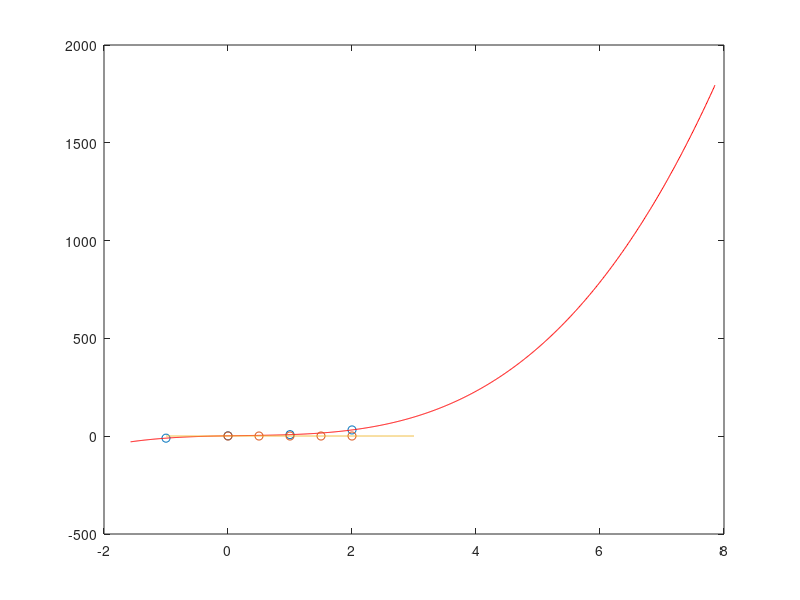

The MATLAB script that drew this image: (Note: this script raises an error after producing the figure.)
%% Ex1
clear;clc;

x = [-1, 0, 1, 2];
y = [-10, 2, 8, 32];

% a) poly fit
c = polyfit(x, y, 3)

% b) à faire sur papier

%% c) spline en x=1/2 ou xx
clear;clc;

x = [-1, 0, 1, 2];
y = [-10, 2, 8, 32];

xx = linspace(-pi/2, 5*pi/2, 1000);

c = spline(x, y, xx);
% c = spline(x, y, 1/2); en x=1/2

plot(x, y, 'o')
hold on
plot(xx, c, 'r')

%% Ex2
clear;clc;close all;

t_an = 0:0.5:2;
gamma = [1, 0.994, 0.990, 0.985, 0.979];

% a) Régression log-lin
% ln(gamma) = y = ln(a) - b*t = -b*t + c
% où c = ln(a) <=> a = exp(c)

y = log(gamma)
coeff = polyfit(t_an, y, 1)
b = -coeff(1);
c = coeff(2);
a = exp(c)

p = @(t) a*exp(-b*t)
tt = linspace(-1, 3, 1e3);
plot(t_an, gamma, 'o', tt, p(tt), '-');

% b) exp(-b*t) = 0.5 => -b*t = ln(0.5) => t = -ln(0.5)/b
temps_demievie = -log(0.5)/b
p(temps_demievie)

%% Ex3
clear;clc;close all;

% a) Réduction d'ordre
% y1 = y
% y2 = y1' = y'
% y3 = y2' = y''

% y1(0) = 1; y2(0) = 0

% Voir fonction ex3_osc

% b) Evaluer en x = 5
clc;

% Il faut impérativement commencer à t=0 (1e-12)
% Autrement le résultat est faux
tspan_b = [1e-12, 5];

y0 = [1; 0];

[t, y] = ode45(@ex3_osc, tspan_b, y0, 0.1);

y_5 = y(height(y)) % Dernier élément, comme tspan s'arrete a 5

hold on;
plot(t, y, 'o-');
legend("y", "y'");

% c) Bessel

ordre = 0;
tspan = 5;
real_value = besselj(ordre, tspan)

err_abs = y_5 - real_value
err_rel = err_abs / abs(real_value)
err_rel_pourcent = 100*err_rel
% Erreur relative de 0.000393 % 


%% Verif bessel

t = linspace(0, 5, 1e3);
y = besselj(0, t);
hold on; plot(t, y, 'g');
legend("y", "y'", "besselj");

